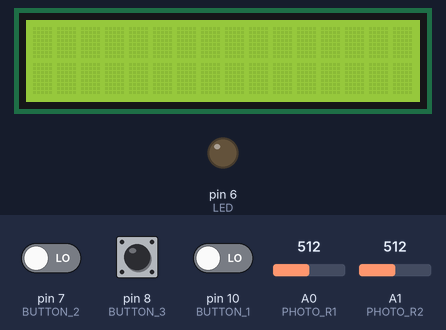
Bench run of a sketch on a simulated Arduino Uno, built with avr-gcc and run on an emulated ATmega328P. Shown: 16×2 character LCD, output pins drawn as LEDs (lit = HIGH). Inputs (shaded band) come from the test bench; at power-on: pin 7 (BUTTON_2) LOW, pin 10 (BUTTON_1) LOW, A0 (PHOTO_R1) = 512, A1 (PHOTO_R2) = 512, pin 8 (BUTTON_3) LOW. What the sketch prints to the serial monitor is not drawn.

Above: at 1.2 s.
1.3 s: pin 7 (BUTTON_2) driven HIGH and pin 10 (BUTTON_1) driven HIGH
At 2.4 s:
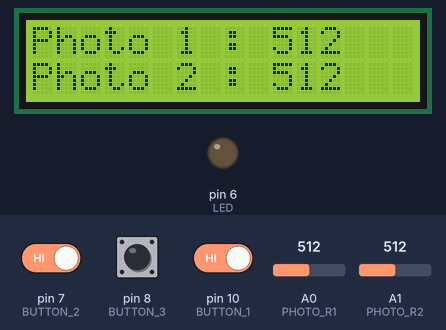
2.8 s: A0 (PHOTO_R1) set to 716
At 3.3 s:
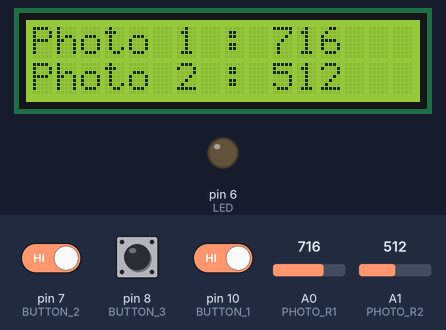
4.3 s: A1 (PHOTO_R2) set to 716
At 5.3 s:
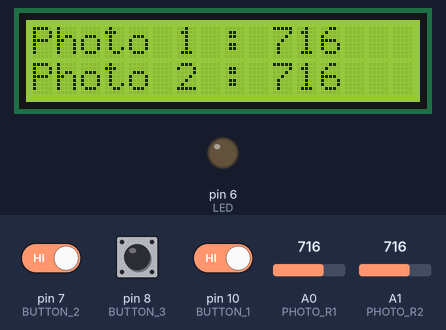
5.8 s: A0 (PHOTO_R1) set to 900
At 6.4 s:
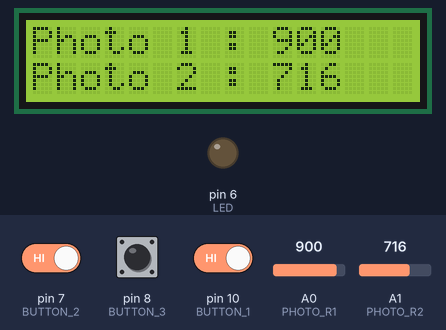
7.3 s: A1 (PHOTO_R2) set to 900
At 8.5 s:
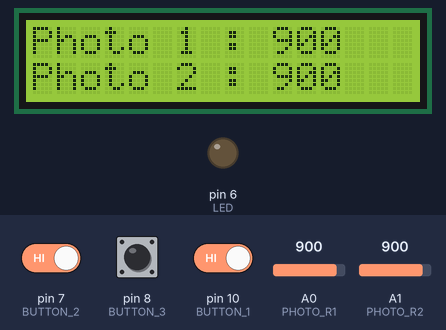
8.8 s: A0 (PHOTO_R1) set to 1023
At 9.6 s:
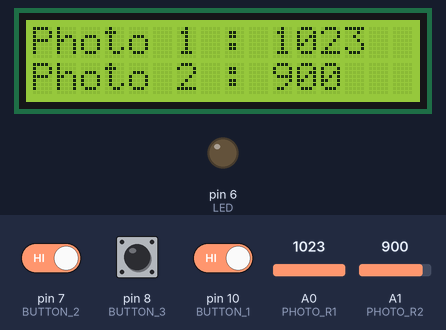
Timing chart, 0 to 11.4 s (numbered marks = the images above; inputs shaded):
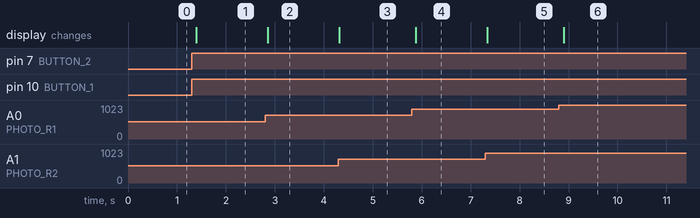

The sketch:

PhotoResistance.ino
```cpp
#include <TM1637Display.h>
#include <LiquidCrystal.h>

#define BUTTON_1  10   //ON/OFF
#define BUTTON_2  7   //Affichage
#define BUTTON_3  8   //Reglage
#define PHOTO_R1  A0  //Analog Photoresistance 1
#define PHOTO_R2  A1  //Analog Photoresistance 2
#define LED 6

LiquidCrystal lcd(12, 11, 5, 4, 3, 2);

int Photoresistance1 = 0;
int Photoresistance2 = 0;
int ActiveLED = 0;
int active = 0;
int state = 0;

int previous_bouton1 = 0;
int actual_bouton1 = 0;
int previous_bouton2 = 0;
int actual_bouton2 = 0;
int previous_bouton3 = 0;
int actual_bouton3 = 0;

int sequenceur = 0;
int sequenceur2 = 0;
int sequenceur3 = 0;

int v_reglage_photo = 100;
String Reg = "Reglage : ";

String Valeur1 = " PR1 : "; //Chaine de caractère pour faire afficher sur la console
String Valeur2 = " PR2 : ";

void setup() // fonction setup - début de l'exécution du programme
{

  init_hardware();
  Serial.begin(9600);

   // set up the LCD's number of columns and rows:
  lcd.begin(16, 2);
  // Print a message to the LCD.
  //lcd.print("hello, world!");
}

void loop()
{

//  // set the cursor to column 0, line 1
//  // (note: line 1 is the second row, since counting begins with 0):
//  lcd.setCursor(0, 1);
//  // print the number of seconds since reset:
//  lcd.print(millis() / 1000);


  loadButtons();

  if((actual_bouton1 == 1) && (previous_bouton1 == 0)) // Etat 0 -> 1
  {
    sequenceur = !sequenceur;
  }

  if (sequenceur)
  {
   state = whichState();

   Serial.println(state);

   switch(state)
   {
   case 1 : // IDLE
    if (activate())

      digitalWrite(LED, HIGH);
    break;
    case 2 : // Affichage
    affichage_lcd();
    break;
    case 3 : // Réglage
    affichage_lcd_2lines("Ah que kikou", Reg + v_reglage_photo);
      if((actual_bouton2 == 1) && (previous_bouton2 == 0)) // Etat 0 -> 1
      {
        lcd.setCursor(9 , 1);
        lcd.print("       ");
        v_reglage_photo += 10;
      }
      if((actual_bouton3 == 1) && (previous_bouton3 == 0)) // Etat 0 -> 1
      {
        lcd.setCursor(9 , 1);
        lcd.print("       ");
        v_reglage_photo -= 10;
      }
    break;
    }
    delay(100);
  }
  else // ETAT 0
  {
    state0();
  }
  updateVar();
}
```

State_machine.ino
```cpp
void sequence()
{
  if((actual_bouton2 == 1) && (previous_bouton2 == 0)) // Etat 1 -> 2
  {
    sequenceur2 = !sequenceur2;
  }

  if((actual_bouton3 == 1) && (previous_bouton3 == 0)) // Etat 1 -> 3
  {
    sequenceur3 = !sequenceur3;
  }
}

int whichState() // sequenceur,sequenceur2,sequenceur3,state
{
  sequence();

  if (!sequenceur)
    return 0;

  if(sequenceur && sequenceur2 && state != 3)
    return 2;

  if(sequenceur && sequenceur3 && state != 2)
    return 3;

  if(sequenceur && state != 2 && state !=3)
    return 1;
}

void state0()
{
    state = 0;
    sequenceur2=0;
    sequenceur3=0;

    Serial.println(state);
    delay(100);
    digitalWrite(LED,LOW);

    lcd.clear();


}

void loadButtons()
{
  actual_bouton1 = digitalRead(BUTTON_1);
  actual_bouton2 = digitalRead(BUTTON_2);
  actual_bouton3 = digitalRead(BUTTON_3);
}

void updateVar()
{
  previous_bouton1 = actual_bouton1;
  previous_bouton2 = actual_bouton2;
  previous_bouton3 = actual_bouton3;
}
```

gestion_photo.ino
```cpp
int activate()
{
  Photoresistance1 = analogRead(PHOTO_R1);
  Photoresistance2 = analogRead(PHOTO_R2);

  // Condition à respecter pour activer la LED
  if ( abs(Photoresistance1 - Photoresistance2) > v_reglage_photo) // abs pour avoir une valeur absolue, pour ne pas avoir de valeurs négative.
  {
    ActiveLED = 1;
  }
  else
  {
    ActiveLED = 0;
    digitalWrite(LED, LOW); //Eteint la LED
  }
  Serial.println(ActiveLED);
return ActiveLED;
}


void affichage(int PR1, int PR2)
{
    Serial.print(Valeur1 + PR1);
    Serial.print("\t"); // Tabulation
    Serial.println(Valeur2 + PR2); //println : ln = Ligne Nouvelle


}

void affichage_lcd()
{

  Photoresistance1 = analogRead(PHOTO_R1);
  Photoresistance2 = analogRead(PHOTO_R2);

  lcd.setCursor(0, 0);

  String Photo1 = "Photo 1 : ";
  String Photo2 = "Photo 2 : ";

  lcd.print(Photo1 + Photoresistance1);

  lcd.setCursor(0, 1);

  lcd.print(Photo2 + Photoresistance2);
}

void affichage_lcd_2lines(String line1, String line2)
{
  lcd.setCursor(0, 0);

  lcd.print(line1);

  lcd.setCursor(0, 1);

  lcd.print(line2);
}
```

init_hardware.ino
```cpp
void init_hardware()
{
  pinMode(BUTTON_1, INPUT);
  pinMode(PHOTO_R1, INPUT);
  pinMode(PHOTO_R2, INPUT);
  pinMode(LED, OUTPUT);
}
```

Measured:
- after the input at 1.3 s, the display: changes after 0.10 s (image 1)
- after the input at 2.8 s, the display: changes after 0.06 s (image 2)
- after the input at 4.3 s, the display: changes at once (image 3)
- after the input at 5.8 s, the display: changes after 0.08 s (image 4)
- after the input at 7.3 s, the display: changes at once (image 5)
- after the input at 8.8 s, the display: changes after 0.10 s (image 6)
